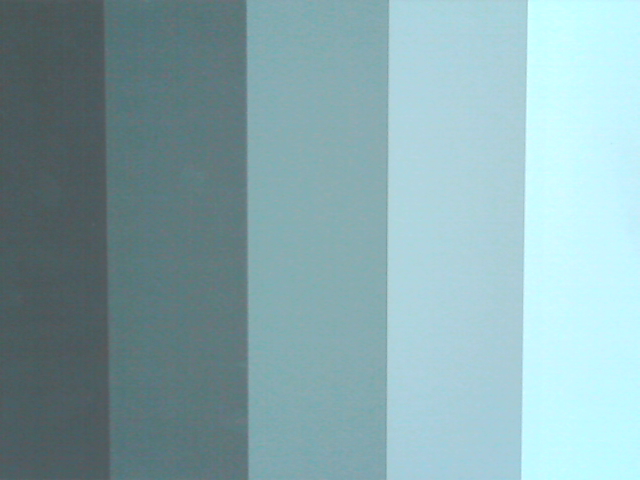
#> input picture Versuch2/data/Versuch1a.png, 640 x 480 px
$ python task1.2.py
#> lines starting #> are read from the running program, lines starting #| are printed output that depends on the picture
import numpy as np
import cv2

# -------- Aufgabe1.2 -------- #

# Vector um Grenz- und Breitenwert zu speichern
vec = np.zeros((5, 2))
crop = ["crop1", "crop2", "crop3", "crop4", "crop5"]

# Grauwertkeil einlesen - Bild ist warum auch immer blau , deshalb in Grau umwandeln
image = cv2.imread('data/Versuch1a.png', cv2.IMREAD_GRAYSCALE)
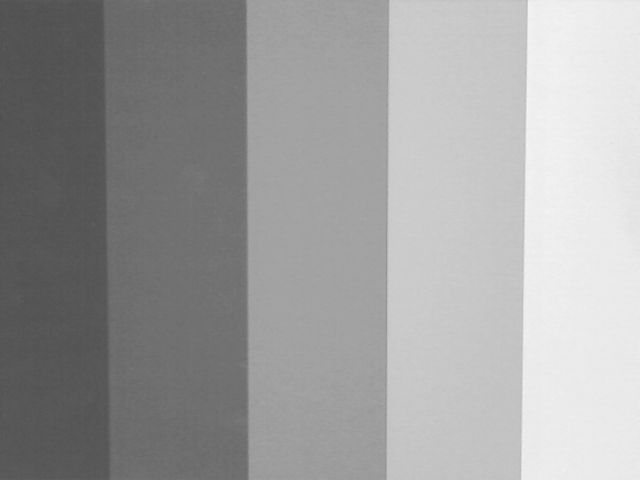
#> image: shape (480, 640); min 80, max 245, mean 159

# Grenz- und Breitenwerte für Bild 1
vec[0, 0] = 0
vec[0, 1] = 105
# Grenz- und Breitenwerte für Bild 2
vec[1, 0] = 111
vec[1, 1] = 135
# Grenz- und Breitenwerte für Bild 3
vec[2, 0] = 249
vec[2, 1] = 137
# Grenz- und Breitenwerte für Bild 4
vec[3, 0] = 389
vec[3, 1] = 132
# Grenz- und Breitenwerte für Bild 5
vec[4, 0] = 529
vec[4, 1] = 111

# for-Schleife um auf alle Bilder von 1-5 zuzugreifen
for z in range(1, 6):

    # Ab welchem Pixel in der Höhe y soll begonnen werden
    y = 0
    # Ab welchem Pixel in der Breite x soll begonnen werden
    x = int(vec[z-1, 0])
    # Wie tief soll der Pixel gehen in h
    h = 480
    # Wie breit soll der Pixel gehen in w
    w = int(vec[z-1, 1])

    # Schneiden des Bildes mit den Variablen von oben
    crop[z-1] = image[y:y + h, x:x + w]
    # geschnittene Bilder anzeigen
    cv2.imshow("Crop" + str(z), crop[z-1])
    # geschnittene Bilder exportieren
    cv2.imwrite("bild" + str(z) + ".png", crop[z-1])
#> this loop made 5 passes
#> pass 2, `cv2.imshow("Crop" + str(z), crop[z-1])`:
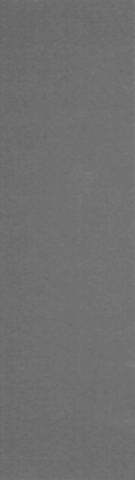
#> window 'Crop2': shape (480, 135); min 102, max 124, mean 111.5
#> after the loop, crop = 5 items

# Auf den Knopfdruck 0 warten bevor
cv2.waitKey(0)
